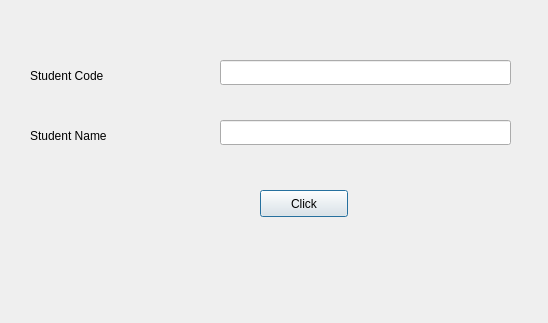
<?xml version="1.0" encoding="UTF-8"?>
<ui version="4.0">
 <class>Dialog</class>
 <widget class="QDialog" name="Dialog">
  <property name="geometry">
   <rect>
    <x>0</x>
    <y>0</y>
    <width>548</width>
    <height>323</height>
   </rect>
  </property>
  <property name="windowTitle">
   <string>Dialog</string>
  </property>
  <widget class="QLabel" name="label">
   <property name="geometry">
    <rect>
     <x>30</x>
     <y>60</y>
     <width>161</width>
     <height>31</height>
    </rect>
   </property>
   <property name="text">
    <string>Student Code</string>
   </property>
  </widget>
  <widget class="QLineEdit" name="lineEditName">
   <property name="geometry">
    <rect>
     <x>220</x>
     <y>60</y>
     <width>291</width>
     <height>25</height>
    </rect>
   </property>
  </widget>
  <widget class="QLabel" name="labelResponse">
   <property name="geometry">
    <rect>
     <x>30</x>
     <y>120</y>
     <width>161</width>
     <height>31</height>
    </rect>
   </property>
   <property name="text">
    <string>Student Name</string>
   </property>
  </widget>
  <widget class="QPushButton" name="ButtonClickMe">
   <property name="geometry">
    <rect>
     <x>260</x>
     <y>190</y>
     <width>88</width>
     <height>27</height>
    </rect>
   </property>
   <property name="text">
    <string>Click</string>
   </property>
  </widget>
  <widget class="QLineEdit" name="lineEditName_2">
   <property name="geometry">
    <rect>
     <x>220</x>
     <y>120</y>
     <width>291</width>
     <height>25</height>
    </rect>
   </property>
  </widget>
 </widget>
 <resources/>
 <connections/>
</ui>
